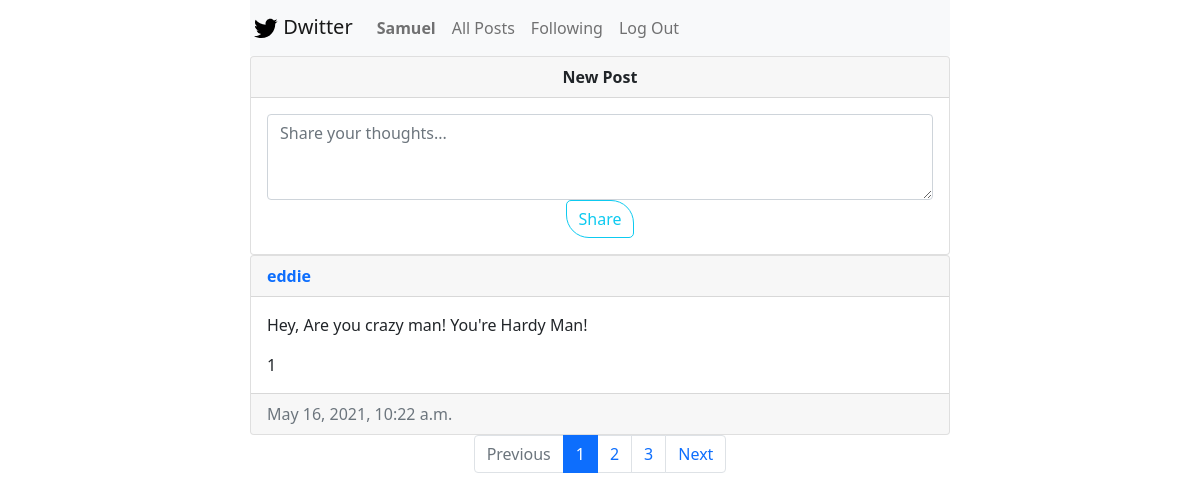
The app's page / (signed in) with its own data.
### network/models.py (models this page shows, shortened)
class User(AbstractUser):
    pass

class post(models.Model):
    posted_by = models.ForeignKey(
        User, on_delete=models.CASCADE, related_name="post_owner"
    )
    posted_on = models.DateTimeField(auto_now_add=True)
    description = models.TextField(null=False, default="")

### network/views.py (the view)
# urls.py: path("", views.index, name="index"),
def index(request):
    all_posts = post.objects.order_by("posted_on").reverse()
    posts_and_likes = []
    for p in all_posts:
        posts_and_likes.append((p, likes.objects.filter(on_which_post=p).count()))
    """Currently showing only 1 post per page but needs to be changed to 10"""
    paginator = Paginator(posts_and_likes, 1)
    page_number = request.GET.get("page", 1)
    page = paginator.get_page(page_number)
    if page.has_next():
        next_url = f"?page={page.next_page_number()}"
    else:
        next_url = ""
    if page.has_previous():
        prev_url = f"?page={page.previous_page_number()}"
    else:
        prev_url = ""
    return render(
        request,
        "network/index.html",
        {
            "page": page,
            "on_index_page": True,
            "next_page_url": next_url,
            "prev_page_url": prev_url,
        },
    )

### network/templates/network/index.html (shortened to what this page needs)
{% extends "network/layout.html" %}
{% block body %}
{% if on_index_page %}
<div class="card text-center new-post">
    <div class="card-header"> <b>New Post</b></div>
    <div class="card-body">
        <form action="{% url 'share_post' %}" method="POST">
            <textarea name='description' autofocus class="form-control" id="exampleFormControlTextarea1" rows="3"
                placeholder="Share your thoughts..."></textarea>
            <button type="submit" style="border-radius: 5px 23px;" class="btn btn-outline-info">Share</button>
        </form>
    </div>
</div>
{% endif %}
<div class="all-posts">
    {% for post in page.object_list %}
    {% with u_name=post.0.posted_by.username %}
    <div class="card">
        <div class="card-header">
            <a href='{{post.0.posted_by.pk}}'>
                <strong>{{u_name}}</strong>
            </a>
        </div>
        {% endwith %}
        <div class="card-body">
            <p id="post-{{post.0.pk}}">
                {{post.0.description}}
            </p>
            <span id="likes_count" onclick="like_dislike(event)" data-liked="false" style="float: left;cursor: pointer;">
                {{post.1}}
            </span>
        </div>
        <div class="card-footer text-muted">
            {{post.0.posted_on}}
        </div>
    </div>
    {% empty %}
    <h2 class="text-center">No Post Shared Yet</h2>
    {% endfor %}
</div>
<nav aria-label="Page navigation example">
    <ul class="pagination justify-content-center">
        <li class="page-item {% if not prev_page_url %} disabled {% endif %}">
            <a class="page-link" href="{{prev_page_url}}" tabindex="-1" aria-disabled="true">Previous</a>
        </li>
        {% for page_num in page.paginator.page_range %}
        {% if page.number == page_num %}
        <li class="page-item active" aria-current="page">
            <a class="page-link" href="?page={{page_num}}">{{page_num}} </a>
        </li>
        {%elif page_num > page.number|add:-3 and page_num < page.number|add:3 %} <li class="page-item">
            <a class="page-link" href="?page={{page_num}}">
                {{page_num}}
            </a>
            </li>
            {% endif %}
            {% endfor %}
            <li class="page-item {% if not next_page_url %} disabled {% endif %}">
                <a class="page-link" href="{{next_page_url}}">Next</a>
            </li>
    </ul>
</nav>
{% endblock %}

### network/templates/network/layout.html (shortened to what this page needs)
{% load static %}
<!DOCTYPE html>
<html lang="en">
    <head>
        <link rel="stylesheet"
            href="https://cdn.jsdelivr.net/npm/@fortawesome/fontawesome-free@5.15.3/css/fontawesome.min.css">
        <link href="https://cdn.jsdelivr.net/npm/bootstrap@5.0.0-beta3/dist/css/bootstrap.min.css" rel="stylesheet"
>
        <link href="{% static 'network/styles.css' %}" rel="stylesheet">
        <link rel="stylesheet"
            href="https://cdnjs.cloudflare.com/ajax/libs/font-awesome/4.7.0/css/font-awesome.min.css">
    </head>
    <body class="col-lg-7" style="margin: auto;">
        <nav class="navbar navbar-expand-lg navbar-light bg-light">
            <a class="navbar-brand" style="padding-left: 3px;line-height: 15px;" href="{% url 'index' %}">
                Dwitter
            </a>
            <div>
                <ul class="navbar-nav mr-auto">
                    {% if user.is_authenticated %}
                    <li class="nav-item">
                        <a class="nav-link" href="{% url 'profile'%}"><strong>{{ request.user.username }}</strong></a>
                    </li>
                    {% endif %}
                    <li class="nav-item">
                        <a class="nav-link" href="{% url 'index' %}">All Posts</a>
                    </li>
                    {% if request.user.is_authenticated %}
                    <li class="nav-item">
                        <a class="nav-link" href="{% url 'posts_of_following' %}">Following</a>
                    </li>
                    <li class="nav-item">
                        <a class="nav-link" href="{% url 'logout' %}">Log Out</a>
                    </li>
                    {% endif %}
                </ul>
            </div>
        </nav>
        <div class="body">
            {% block body %}
            {% endblock %}
        </div>
    </body>
</html>

### network/static/network/styles.css (style rules this page uses)
a { text-decoration: none; }

### records on screen
User: user.username "Samuel"
post: username "eddie", description "Hey, Are you crazy man! You're Hardy Man!", posted_by "1", posted_on "May 16, 2021, 10:22 a.m."

### other values on screen
{{ page_num }} "1"
{{ page_num }} "2" "3"
